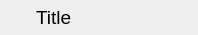
<?xml version="1.0" encoding="UTF-8"?>
<ui version="4.0">
 <class>Header</class>
 <widget class="QWidget" name="Header">
  <property name="geometry">
   <rect>
    <x>0</x>
    <y>0</y>
    <width>198</width>
    <height>35</height>
   </rect>
  </property>
  <property name="sizePolicy">
   <sizepolicy hsizetype="Preferred" vsizetype="Fixed">
    <horstretch>0</horstretch>
    <verstretch>0</verstretch>
   </sizepolicy>
  </property>
  <property name="windowTitle">
   <string>Form</string>
  </property>
  <layout class="QHBoxLayout" name="horizontalLayout">
   <property name="spacing">
    <number>6</number>
   </property>
   <property name="leftMargin">
    <number>9</number>
   </property>
   <property name="topMargin">
    <number>0</number>
   </property>
   <property name="bottomMargin">
    <number>0</number>
   </property>
   <item>
    <widget class="QLabel" name="logoLabel">
     <property name="sizePolicy">
      <sizepolicy hsizetype="Fixed" vsizetype="Fixed">
       <horstretch>0</horstretch>
       <verstretch>0</verstretch>
      </sizepolicy>
     </property>
     <property name="minimumSize">
      <size>
       <width>21</width>
       <height>22</height>
      </size>
     </property>
     <property name="maximumSize">
      <size>
       <width>21</width>
       <height>22</height>
      </size>
     </property>
     <property name="text">
      <string/>
     </property>
     <property name="textFormat">
      <enum>Qt::AutoText</enum>
     </property>
     <property name="pixmap">
      <pixmap resource="HeaderResources.qrc">:/fbox.png</pixmap>
     </property>
     <property name="scaledContents">
      <bool>false</bool>
     </property>
    </widget>
   </item>
   <item>
    <widget class="QLabel" name="titleLabel">
     <property name="font">
      <font>
       <pointsize>14</pointsize>
      </font>
     </property>
     <property name="text">
      <string>Title</string>
     </property>
    </widget>
   </item>
   <item>
    <spacer name="horizontalSpacer">
     <property name="orientation">
      <enum>Qt::Horizontal</enum>
     </property>
     <property name="sizeType">
      <enum>QSizePolicy::Expanding</enum>
     </property>
     <property name="sizeHint" stdset="0">
      <size>
       <width>40</width>
       <height>20</height>
      </size>
     </property>
    </spacer>
   </item>
   <item>
    <widget class="QPushButton" name="helpButton">
     <property name="minimumSize">
      <size>
       <width>35</width>
       <height>35</height>
      </size>
     </property>
     <property name="maximumSize">
      <size>
       <width>35</width>
       <height>35</height>
      </size>
     </property>
     <property name="text">
      <string/>
     </property>
     <property name="icon">
      <iconset resource="HeaderResources.qrc">
       <normaloff>:/help.png</normaloff>:/help.png</iconset>
     </property>
     <property name="iconSize">
      <size>
       <width>30</width>
       <height>30</height>
      </size>
     </property>
     <property name="flat">
      <bool>true</bool>
     </property>
    </widget>
   </item>
  </layout>
 </widget>
 <resources>
  <include location="HeaderResources.qrc"/>
 </resources>
 <connections>
  <connection>
   <sender>helpButton</sender>
   <signal>clicked()</signal>
   <receiver>Header</receiver>
   <slot>openHelp()</slot>
   <hints>
    <hint type="sourcelabel">
     <x>574</x>
     <y>10</y>
    </hint>
    <hint type="destinationlabel">
     <x>522</x>
     <y>-1</y>
    </hint>
   </hints>
  </connection>
 </connections>
 <slots>
  <slot>openHelp()</slot>
 </slots>
</ui>
